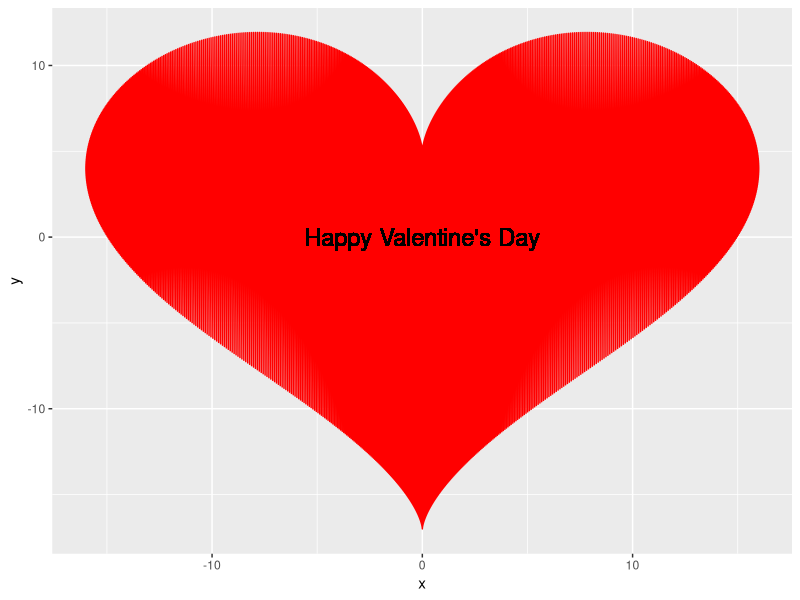

R code for this plot:
specialtext <- "Happy Valentine's Day"
library(ggplot2)

















dat <- data.frame(t = seq(0, 2 * pi, by = 0.005))
dat$x <- 16 * sin(dat$t)^3
dat$y <-  13*cos(dat$t) - 5*cos(2*dat$t) - 2*cos(3*dat$t) - cos(4*dat$t)

ggplot(dat, aes(x = x, y = y)) +
  geom_line(color = "red") +
  geom_text(NULL, x = 0, y = 0, label = specialtext, size = 6)
